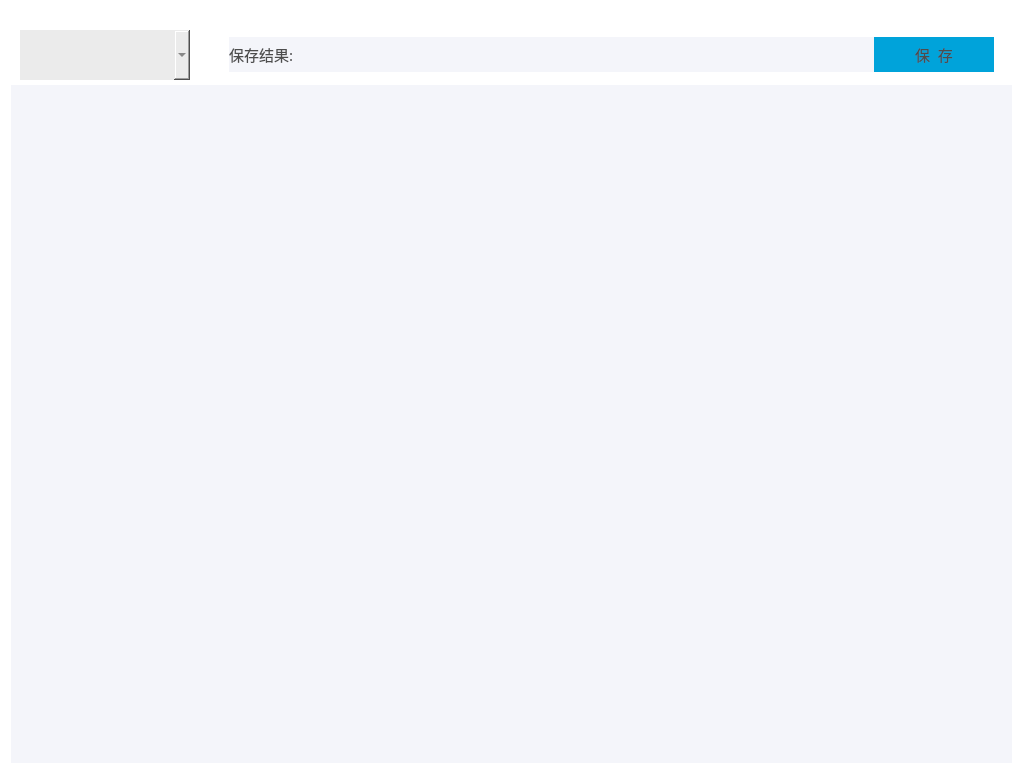
<?xml version="1.0" encoding="UTF-8"?>
<ui version="4.0">
 <class>ThzDevMainForm</class>
 <widget class="QWidget" name="ThzDevMainForm">
  <property name="geometry">
   <rect>
    <x>0</x>
    <y>0</y>
    <width>1023</width>
    <height>763</height>
   </rect>
  </property>
  <property name="windowTitle">
   <string>Form</string>
  </property>
  <property name="styleSheet">
   <string notr="true">QWidget{ color:#FF4D4D4D; background-color: #FFF4F5FA;}
.QGroupBox{background-color: #FFFFFF;border:none;}
QPushButton{background-color:#FF00A3DA;border:none;}
QPushButton:hover{background-color:#8F00A3DA;}
QPushButton:disabled{background-color:#FFB1B1B1;}
#gbxInfo{background-color: #FFFFFFFF;}</string>
  </property>
  <layout class="QHBoxLayout" name="horizontalLayout">
   <property name="spacing">
    <number>0</number>
   </property>
   <property name="leftMargin">
    <number>0</number>
   </property>
   <property name="topMargin">
    <number>0</number>
   </property>
   <property name="rightMargin">
    <number>0</number>
   </property>
   <property name="bottomMargin">
    <number>0</number>
   </property>
   <item>
    <widget class="QGroupBox" name="groupBox">
     <property name="styleSheet">
      <string notr="true"/>
     </property>
     <property name="title">
      <string/>
     </property>
     <layout class="QHBoxLayout" name="horizontalLayout_2">
      <property name="spacing">
       <number>0</number>
      </property>
      <property name="leftMargin">
       <number>0</number>
      </property>
      <property name="topMargin">
       <number>15</number>
      </property>
      <property name="rightMargin">
       <number>0</number>
      </property>
      <property name="bottomMargin">
       <number>0</number>
      </property>
      <item>
       <layout class="QVBoxLayout" name="verticalLayout_3">
        <property name="spacing">
         <number>0</number>
        </property>
        <property name="rightMargin">
         <number>0</number>
        </property>
        <item>
         <widget class="QGroupBox" name="groupBox_19">
          <property name="minimumSize">
           <size>
            <width>0</width>
            <height>70</height>
           </size>
          </property>
          <property name="maximumSize">
           <size>
            <width>16777215</width>
            <height>70</height>
           </size>
          </property>
          <property name="styleSheet">
           <string notr="true"/>
          </property>
          <property name="title">
           <string/>
          </property>
          <layout class="QHBoxLayout" name="horizontalLayout_4">
           <property name="spacing">
            <number>0</number>
           </property>
           <property name="leftMargin">
            <number>0</number>
           </property>
           <property name="topMargin">
            <number>0</number>
           </property>
           <property name="rightMargin">
            <number>0</number>
           </property>
           <property name="bottomMargin">
            <number>0</number>
           </property>
           <item>
            <layout class="QHBoxLayout" name="horizontalLayout_3">
             <property name="spacing">
              <number>30</number>
             </property>
             <property name="leftMargin">
              <number>20</number>
             </property>
             <property name="topMargin">
              <number>10</number>
             </property>
             <property name="rightMargin">
              <number>20</number>
             </property>
             <item>
              <widget class="QComboBox" name="cbxSwitch">
               <property name="minimumSize">
                <size>
                 <width>170</width>
                 <height>50</height>
                </size>
               </property>
               <property name="maximumSize">
                <size>
                 <width>170</width>
                 <height>50</height>
                </size>
               </property>
               <property name="font">
                <font>
                 <family>宋体</family>
                 <pointsize>14</pointsize>
                </font>
               </property>
               <property name="layoutDirection">
                <enum>Qt::LeftToRight</enum>
               </property>
               <property name="styleSheet">
                <string notr="true">background-color: #FFEBEBEB; border:none;</string>
               </property>
               <property name="editable">
                <bool>false</bool>
               </property>
               <property name="iconSize">
                <size>
                 <width>30</width>
                 <height>30</height>
                </size>
               </property>
              </widget>
             </item>
             <item>
              <widget class="QGroupBox" name="gbxInfo">
               <property name="sizePolicy">
                <sizepolicy hsizetype="Preferred" vsizetype="Fixed">
                 <horstretch>0</horstretch>
                 <verstretch>0</verstretch>
                </sizepolicy>
               </property>
               <property name="minimumSize">
                <size>
                 <width>0</width>
                 <height>50</height>
                </size>
               </property>
               <property name="maximumSize">
                <size>
                 <width>16777215</width>
                 <height>50</height>
                </size>
               </property>
               <property name="styleSheet">
                <string notr="true"/>
               </property>
               <property name="title">
                <string/>
               </property>
               <layout class="QHBoxLayout" name="horizontalLayout_5">
                <property name="spacing">
                 <number>0</number>
                </property>
                <property name="leftMargin">
                 <number>9</number>
                </property>
                <property name="topMargin">
                 <number>0</number>
                </property>
                <property name="bottomMargin">
                 <number>0</number>
                </property>
                <item>
                 <layout class="QGridLayout" name="gridLayout">
                  <property name="bottomMargin">
                   <number>0</number>
                  </property>
                  <property name="spacing">
                   <number>0</number>
                  </property>
                  <item row="0" column="2" alignment="Qt::AlignVCenter">
                   <widget class="QPushButton" name="btnSave">
                    <property name="minimumSize">
                     <size>
                      <width>120</width>
                      <height>35</height>
                     </size>
                    </property>
                    <property name="maximumSize">
                     <size>
                      <width>120</width>
                      <height>35</height>
                     </size>
                    </property>
                    <property name="font">
                     <font>
                      <family>宋体</family>
                      <pointsize>11</pointsize>
                     </font>
                    </property>
                    <property name="styleSheet">
                     <string notr="true"/>
                    </property>
                    <property name="text">
                     <string>保  存</string>
                    </property>
                   </widget>
                  </item>
                  <item row="0" column="1">
                   <widget class="QLabel" name="lblInfo">
                    <property name="minimumSize">
                     <size>
                      <width>0</width>
                      <height>35</height>
                     </size>
                    </property>
                    <property name="maximumSize">
                     <size>
                      <width>16777215</width>
                      <height>35</height>
                     </size>
                    </property>
                    <property name="styleSheet">
                     <string notr="true">color: rgb(83, 170, 57);</string>
                    </property>
                    <property name="text">
                     <string/>
                    </property>
                   </widget>
                  </item>
                  <item row="0" column="0">
                   <widget class="QLabel" name="label">
                    <property name="minimumSize">
                     <size>
                      <width>90</width>
                      <height>35</height>
                     </size>
                    </property>
                    <property name="maximumSize">
                     <size>
                      <width>90</width>
                      <height>40</height>
                     </size>
                    </property>
                    <property name="font">
                     <font>
                      <family>宋体</family>
                      <pointsize>11</pointsize>
                     </font>
                    </property>
                    <property name="styleSheet">
                     <string notr="true"/>
                    </property>
                    <property name="text">
                     <string>保存结果:</string>
                    </property>
                   </widget>
                  </item>
                 </layout>
                </item>
               </layout>
              </widget>
             </item>
            </layout>
           </item>
          </layout>
         </widget>
        </item>
        <item>
         <widget class="QGroupBox" name="groupBox_20">
          <property name="styleSheet">
           <string notr="true"/>
          </property>
          <property name="title">
           <string/>
          </property>
          <layout class="QHBoxLayout" name="horizontalLayout_6">
           <property name="spacing">
            <number>0</number>
           </property>
           <property name="leftMargin">
            <number>11</number>
           </property>
           <property name="topMargin">
            <number>0</number>
           </property>
           <property name="rightMargin">
            <number>11</number>
           </property>
           <property name="bottomMargin">
            <number>0</number>
           </property>
           <item>
            <widget class="QStackedWidget" name="stackedWidget"/>
           </item>
          </layout>
         </widget>
        </item>
       </layout>
      </item>
     </layout>
    </widget>
   </item>
  </layout>
 </widget>
 <resources/>
 <connections/>
</ui>
